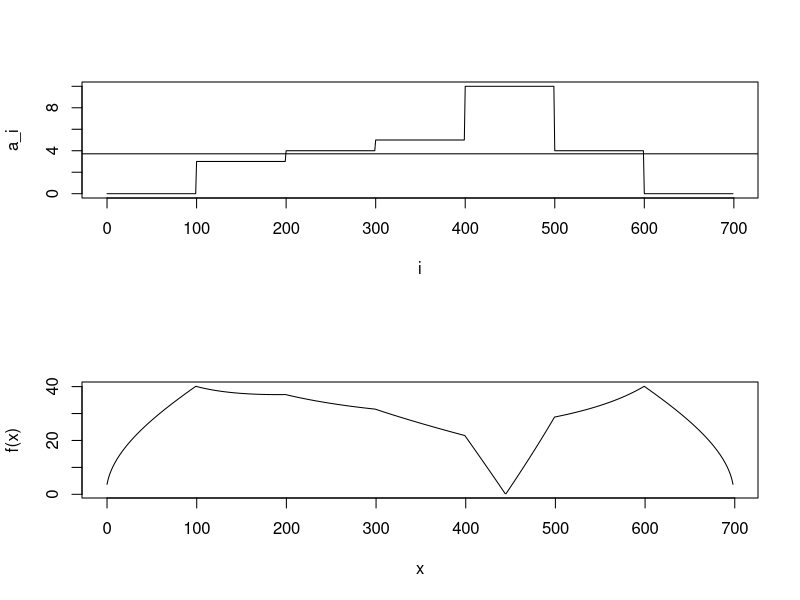

Here is the R script that generated this plot:
## Louis Forbes Wright

#using _-_- as a basis for the algorithm created here


# we start by creating some data which contains change points.

means <- c(0,3,4,5,10,4,0)
changePoints <- c(0,100,200,300,400,500,600,700)

#means <- c(rnorm(n = 15, mean = 20, sd = 100), rep(0,135))
#changePoints <- c(rchisq(n = 15, df = 130), rep(0,135))

data <- NULL
 
for (i in 1:length(changePoints)-1){
  data <- c(data, rnorm(n = (changePoints[i+1] - changePoints[i]), mean = means[i], sd = 0))
  } 
par(mfrow = c(2,1))

plot(0:(length(data)-1), data, type = 'l', xlab ="i", ylab = "a_i")
abline(h = mean(means)) ### NEED TO ADD CHANGEPOINTS TO GRAPH.

# now we need to create the function defined in the Introduction
#to show the what the test statistic looks like

partialSum <- function(sour, len){
  sum(sour[1:len])
}

Z_k <- function(sour, k_1, k_2){
  #this function creates and returns all the test score values in a given interval.
  
  test.stat <- NULL
  
  for (k in (k_1+1):(k_2-1)){
  
   #for each k in the interval we create a test score, 
   #|z_k|
    
    coeff <- (k -k_1)/(k_2 - k_1)
    max_difference <- (partialSum(sour, k_2)-partialSum(sour, k_1))
    const <- coeff*max_difference  
    
    top_fraction <- const - (partialSum(sour, k)-partialSum(sour, k_1))
    bottom_fraction <- sqrt((k - k_1)*(1-(coeff)))
    test.stat <- c(test.stat, abs((top_fraction)/(bottom_fraction)))
  
  }
  return(test.stat)
}
output <- Z_k(data, 0,length(data)) # we create a vector of all the test scores

#estChangePoints <- NULL
#estChangePoints <- c(estChangePoints, max.col(test.stat))

plot(0:(length(output)-1), output, type = 'l', xlab = "x", ylab ="f(x)") # we plot the test scores against the index of that data
#boundary <- length(output)^(3/8)               # the critical value for the size of the interval tested
#abline(h = boundary)